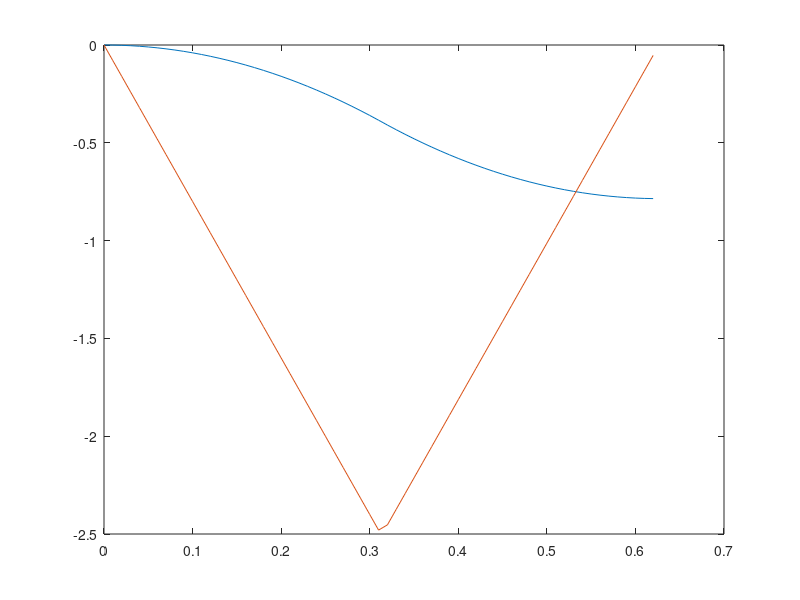
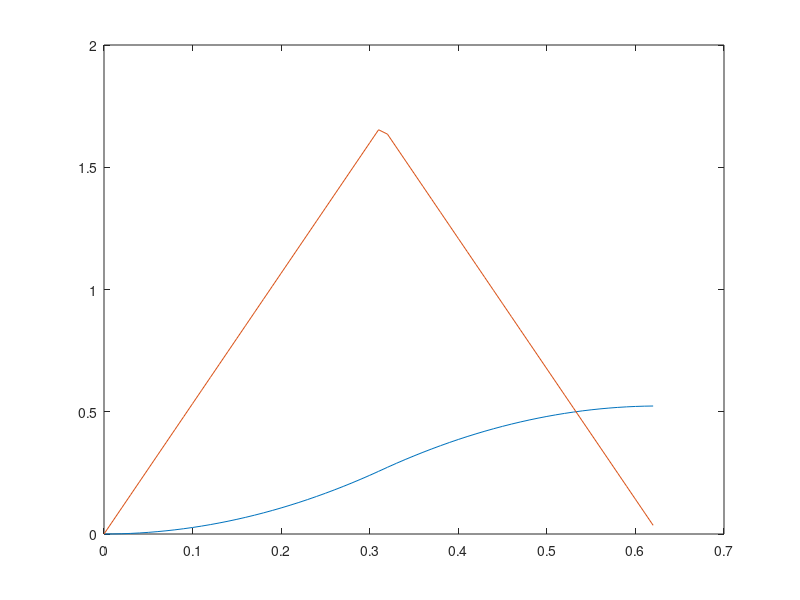

The MATLAB script that drew these images, in order:
%%Trajectory Planner 
Vmax = 10;
Amax = 8;
qi = - pi/4;
q0 = 0;
hi = qi - q0;
t0 = 0; 
dt = 0.01;
q  = cell(25, 1);
qd = cell(60, 1);
qdd= cell(60, 1);

x = 1;
t = t0;

if(qi < 0) 
        Amax = -1 * Amax; 
end

if (hi > ((Vmax^2)/abs(Amax)))
    Ta = Vmax / abs(Amax);
    T  = ((abs(qi - q0))* abs(Amax) + Vmax^2)/(abs(Amax) * Vmax);
    while t <= Ta
       q{x}   = q0 + 0.5*Amax*(t - t0)^2;
       qd{x}  = Amax * t;
       qdd{x} = Amax;
       x = x + 1;
       t = t + dt; 
    end
    while t <= (T - Ta)
        q{x}   = q0 + Amax*Ta * (t - Ta/2);
        qd{x}  = Amax * Ta;
        qdd{x} = Amax;
        x = x + 1;
        t = t + dt;
    end
    while t <= T
        q{x}   = qi - 0.5*Amax*(T - t)^2;
        qd{x}  = Amax * (T-t);
        qdd{x} = - Amax; 
        x = x + 1;
        t = t + dt; 
    end
else
    Ta = sqrt(hi/Amax);
    T  = 2* Ta;
    Vmax = hi / Ta;
    while t <= Ta 
        q{x} = q0 + 0.5*Amax*(t - t0)^2;
        qd{x}  = Amax * t;
        qdd{x} = Amax;
        x = x + 1;
        t = t + dt;
    end 
    while t <= T
        q{x}   = qi - 0.5*Amax*(T - t)^2;
        qd{x}  = Amax * (T-t);
        qdd{x} = - Amax; 
        x = x + 1;
        t = t + dt;
    end
end


qj = pi /6;
hj = qj - q0;

Aj = hj / (Ta*(T-Ta));
Vj = hj / (T - Ta);

%%Second Joint 

q1 = cell(25, 1);
q1d = cell(60, 1);
q1dd = cell(60, 1);
tj = t0;
x = 1; 
while tj <= Ta
    q1{x}   = q0 + 0.5*Aj*(tj - t0)^2;
    q1d{x}  = Aj * (tj - t0);
    q1dd{x} = Aj;
    x = x + 1;
    tj = tj +dt;
end
while tj <= T
    q1{x}   = qj - 0.5*Aj*(T - tj)^2;
    q1d{x}  = Aj * (T - tj);
    q1dd{x} = - Aj; 
    x = x + 1;
    tj = tj + dt;
end

Q = cell2mat(q);
Q1 = cell2mat(q1);
Qd = gradient(Q)/dt;
Q1d = gradient(Q1)/dt;
Qdd = gradient(Qd)/dt;
Q1dd = gradient(Q1d)/dt;


Qda   = cell2mat(qd);
Qdda  = cell2mat(qdd);
Q1da  = cell2mat(q1d); 
Q1dda = cell2mat(q1dd);

time = 0:dt:T;

plot(time, Q)
hold on 
plot(time, Qda)

figure
plot(time, Q1)
hold on 
plot(time, Q1da)